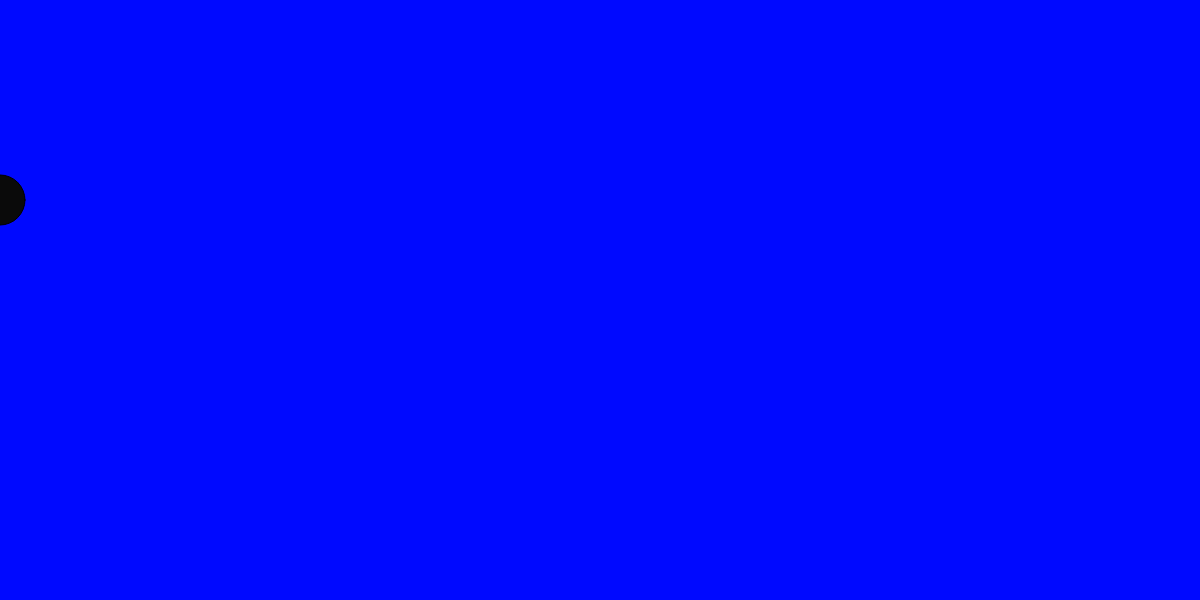
Frame 1 (no input)
Frame 60 (no input): identical to frame 1, image omitted
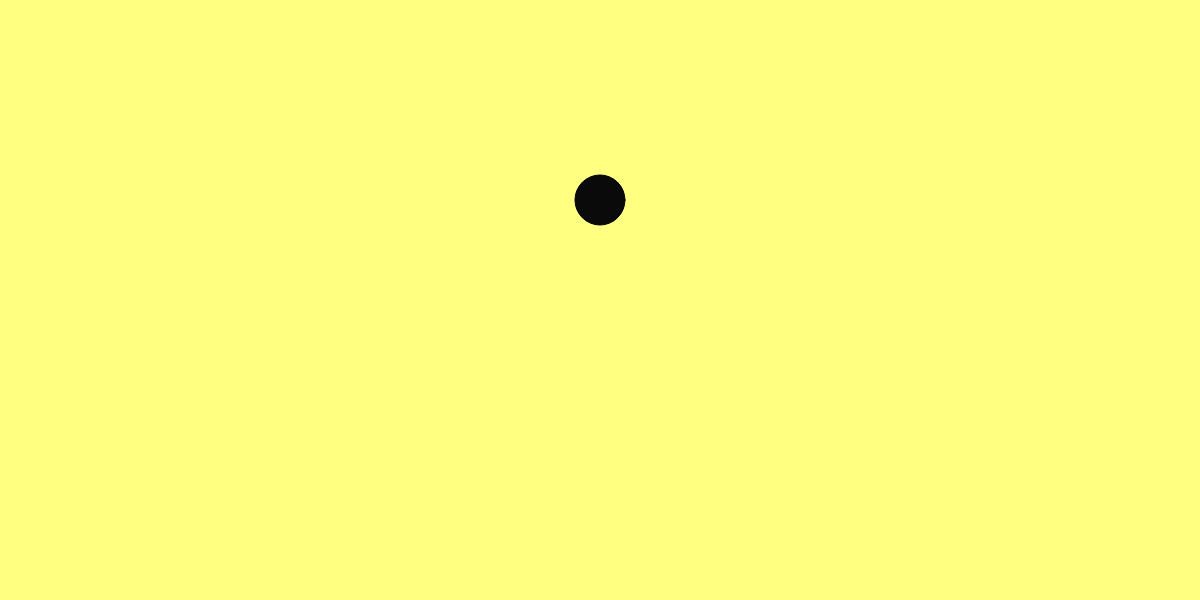
Frame 120 (the mouse pressed at the canvas centre since frame 60)

The p5.js sketch that drew these frames (run headless with seeded random() and noise() and a simulated clock; from frame 60 on, the mouse is pressed at the canvas centre):

// p5.js sketch
// ── sketch.js
var ellipse;
var r = 0;
var g = 50;
var b = 255;

function setup() {
  createCanvas(1200,600);
}

function draw() {
  r = map(mouseX,200,1200,0,2055);
  g = map(mouseX,50,1200,50,1000);
  b = map(mouseX,0,1200,255,00);
  background(r,g,b);
  fill(10);
  ellipse(mouseX,200,50,50);
  ellipse.debug=true;
}
